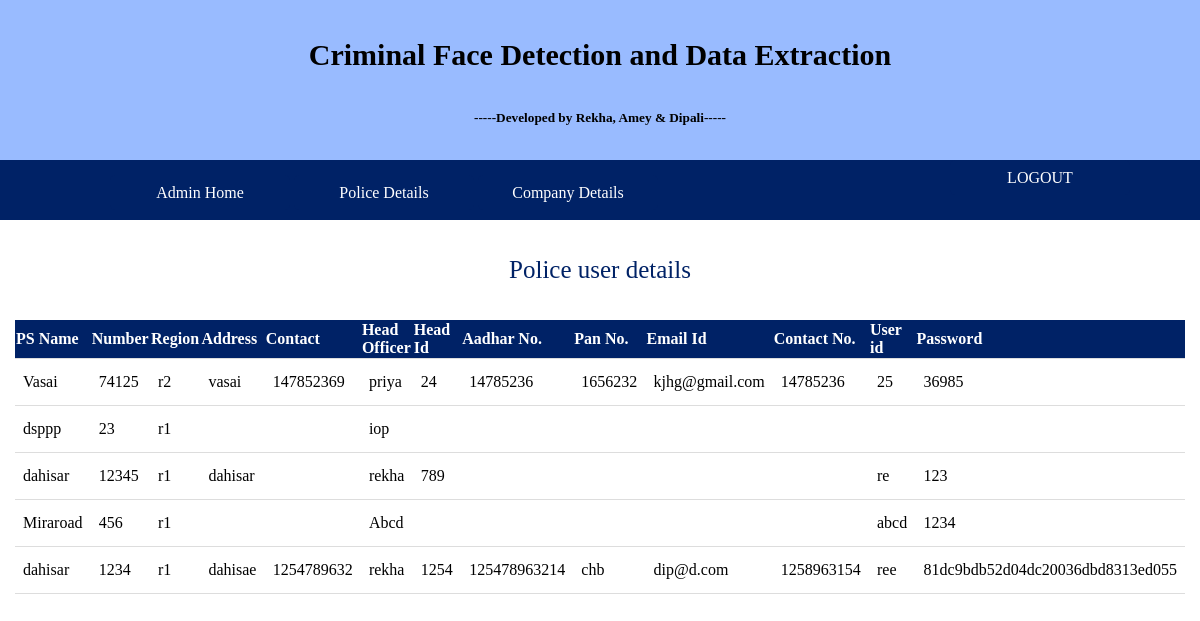
The app's page /admin_user2det with its own data.
### tables this page shows
CREATE TABLE "police_reg" (
	`name_of_police_stn`	TEXT,
	`police_stn_no`	INTEGER,
	`region1`	TEXT,
	`address_ps`	TEXT,
	`ps_phone1`	INTEGER,
	`head_officer`	TEXT,
	`head_id`	INTEGER,
	`head_aadhar`	INTEGER,
	`head_pan`	INTEGER,
	`head_email`	TEXT,
	`head_mob_no`	NUMERIC,
	`head_user_id1`	TEXT,
	`head_pass1`	BLOB,
	`head_pass21`	TEXT,
	`usertype`	TEXT DEFAULT 'police',
	`status`	INTEGER DEFAULT 'false'
);

### app.py (the view)
@app.route('/admin_user2det')
def show():
    con = sqlite3.connect("database.db")
    con.row_factory = sqlite3.Row
    cur = con.cursor()
    cur.execute("select * from police_reg")
    rows = cur.fetchall();
    return render_template("admin_user2det.html", rows=rows)

### templates/admin_user2det.html (shortened to what this page needs)
{% extends 'layout.html' %}
{% block content %}
   <br><br>
   <p>Police user details</p>
   <br><br>
      <table>
         <thead>
            <th>PS Name</th>
            <th>Number</th>
            <th>Region</th>
            <th>Address</th>
            <th>Contact</th>
            <th>Head Officer</th>
            <th>Head Id</th>
            <th>Aadhar No.</th>
            <th>Pan No.</th>
            <th>Email Id</th>
            <th>Contact No.</th>
            <th>User id</th>
            <th>Password</th>
         </thead>
         {% for row in rows %}
            <tr>
               <td>{{row["name_of_police_stn"]}}</td>
               <td>{{row["police_stn_no"]}}</td>
               <td> {{ row["region1"]}}</td>
               <td>{{row['address_ps']}}</td>
                <td>{{row["ps_phone1"]}}</td>
               <td>{{row["head_officer"]}}</td>
               <td> {{ row["head_id"]}}</td>
               <td>{{row['head_aadhar']}}</td>
                <td>{{row["head_pan"]}}</td>
               <td>{{row["head_email"]}}</td>
               <td> {{ row["head_mob_no"]}}</td>
               <td>{{row['head_user_id1']}}</td>
                <td> {{ row["head_pass1"]}}</td>
            </tr>
         {% endfor %}
      </table>
   <br><br><br><br>
{% endblock %}

### templates/layout.html (style rules this page uses)
* { margin:0; }

### templates/admin_user2det.html (style rules this page uses)
p { text-align:center; font-size:25px; color:#002266; }
table { border-collapse: collapse; margin-left:15px; margin-right:15px; }
tr, td { border-bottom: 1px solid #ddd; text-align: left; padding: 8px; width:120px; }
td { height:30px; }
th { width:120px; background-color: #002266; color: white; height:35px; text-decoration:bold; }

### records on screen
police_reg: name_of_police_stn "Vasai", police_stn_no "74125", region1 "r2", address_ps "vasai", ps_phone1 "147852369", head_officer "priya", head_id "24", head_aadhar "14785236", head_pan "1656232", head_email "kjhg@gmail.com", head_mob_no "14785236", head_user_id1 "25", head_pass1 "36985"
police_reg: name_of_police_stn "dsppp", police_stn_no "23", region1 "r1", head_officer "iop"
police_reg: name_of_police_stn "dahisar", police_stn_no "12345", region1 "r1", address_ps "dahisar", head_officer "rekha", head_id "789", head_user_id1 "re", head_pass1 "123"
police_reg: name_of_police_stn "Miraroad", police_stn_no "456", region1 "r1", head_officer "Abcd", head_user_id1 "abcd", head_pass1 "1234"
police_reg: name_of_police_stn "dahisar", police_stn_no "1234", region1 "r1", address_ps "dahisae", ps_phone1 "1254789632", head_officer "rekha", head_id "1254", head_aadhar "125478963214", head_pan "chb", head_email "dip@d.com", head_mob_no "1258963154", head_user_id1 "ree", head_pass1 "81dc9bdb52d04dc20036dbd8313ed055"
